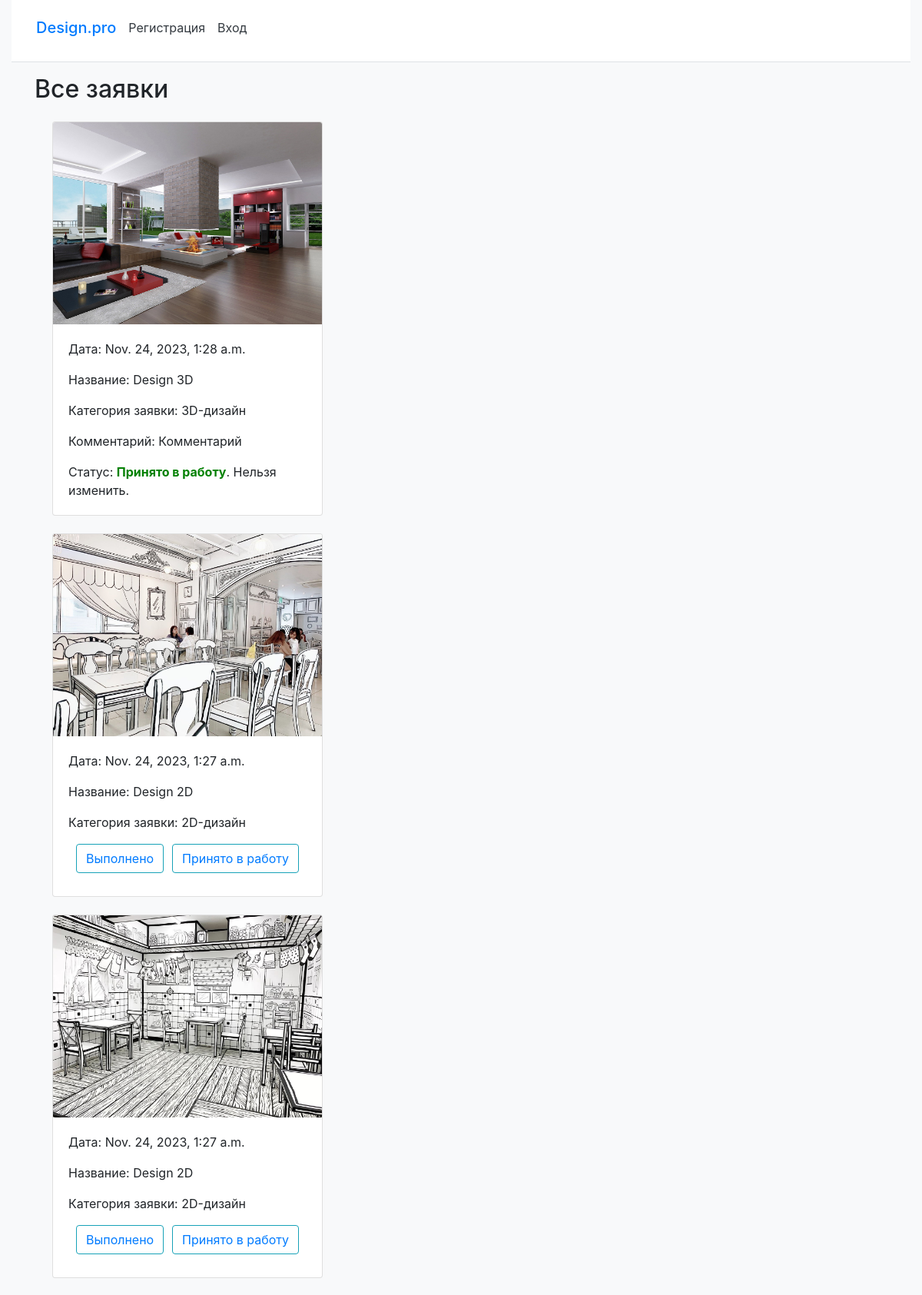
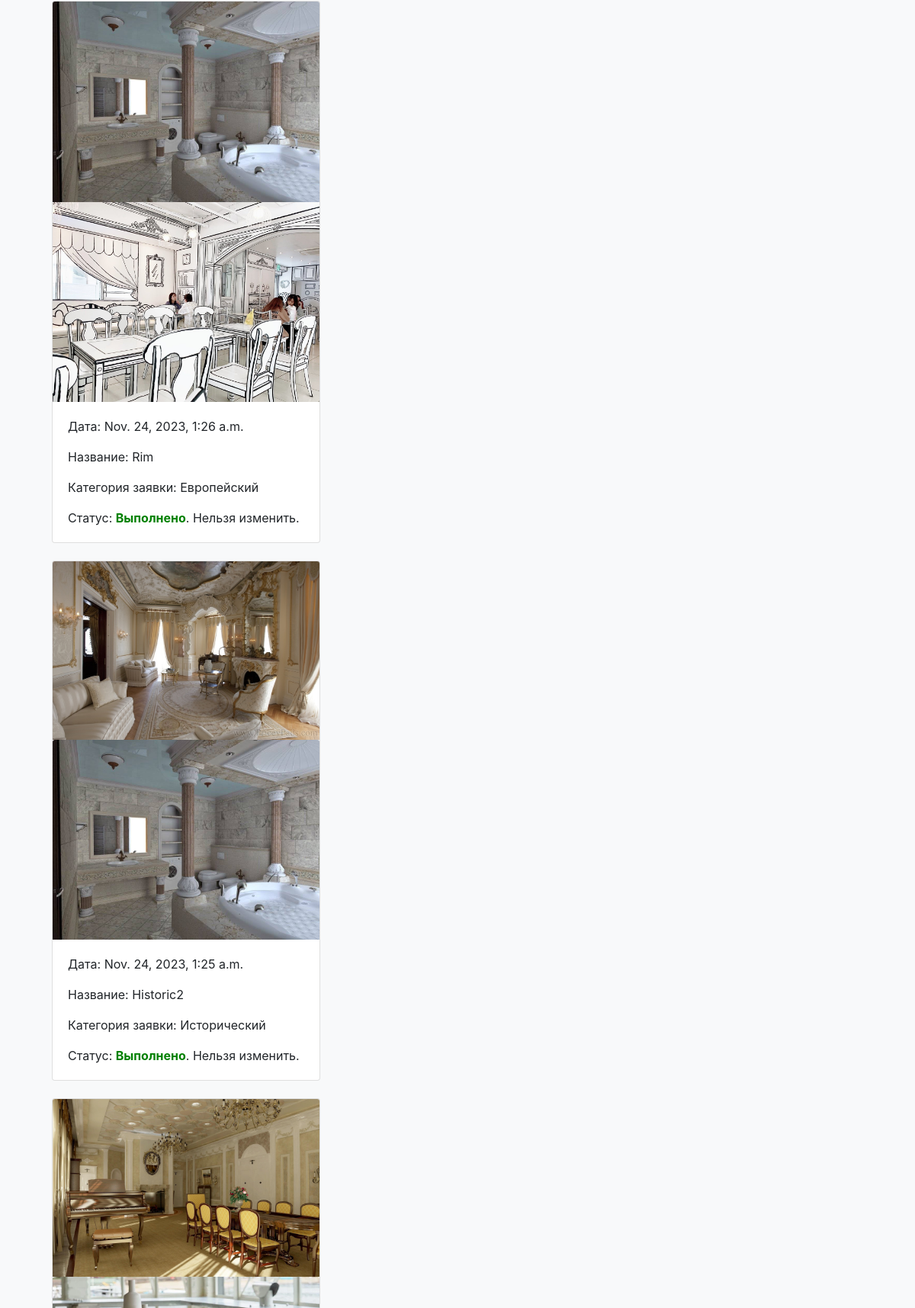
The page /requests/all/ (upper part) on the database its author committed (2 pictures, top to bottom).
### serv/models.py (models this page shows, shortened)
class DesignRequest(models.Model):
    timestamp = models.DateTimeField(auto_now_add=True)
    title = models.CharField(max_length=255)
    category = models.ForeignKey('Category', on_delete=models.CASCADE, null=True)
    photo = models.ImageField(upload_to='design_photos/', validators=[validate_image_file_extension, FileExtensionValidator(['bmp', 'jpg', 'jpeg', 'png'], message='Allowed datatypes: bmp, jpg, jpeg, png')])
    image_design = models.ImageField(upload_to='image_designs/', validators=[validate_image_file_extension, FileExtensionValidator(['bmp', 'jpg', 'jpeg', 'png'], message='Allowed datatypes: bmp, jpg, jpeg, png')], blank=True)
    desc = models.CharField(max_length=3000)
    choices = (
        ('Новый', 'Новый'),
        ('Принято в работу', 'Принято в работу'),
        ('Выполнено', 'Выполнено'),
    )
    status = models.CharField(max_length=20, choices=choices, default='Новый', blank=True)
    comment = models.TextField(max_length=3000, help_text='Введите произвольный комментарий', blank=True)
    user = models.ForeignKey('ServUser', on_delete=models.CASCADE, null=False)
    class Meta:
        ordering = ['-timestamp']

class Category(models.Model):
    category_title = models.CharField(max_length=200, unique=True, help_text='Напишите категорию для дизайна интерьера')
    def __str__(self):
        return self.category_title

### serv/views.py (the view)
# urls.py: path('requests/all/', all_requests, name='all_requests'),
def all_requests(request):
    design_requests = DesignRequest.objects.all()
    return render(request, 'admin/all_requests.html', {'design_requests': design_requests})

### serv/templates/admin/all_requests.html (shortened to what this page needs)
{% extends "layout/basic.html" %}
{% block content %}
  <h2>Все заявки</h2>
  {% for request in design_requests %}
    <div class="card" style="width: 22rem; margin: 23px;">
        <img src="{{ request.photo.url }}" alt="{{ design_request.title }}" class="card-img-top">
      {% if request.image_design %}
          <img src="{{ request.image_design.url }}" class="card-img-top">
      {% endif %}
      <div class="card-body">
        <p class="card-text">Дата: {{ request.timestamp }}</p>
        <p class="card-text">Название: {{ request.title }}</p>
        <p class="card-text">Категория заявки: {{ request.category }}</p>
        {% if request.comment %}
          <p class="card-text">Комментарий: {{ request.comment }}</p>
        {% endif %}
        {% if request.status == 'Новый' %}
        <div style="display: flex; margin: 10px; justify-content: space-between;">
          <button type="button" class="btn btn-outline-info">
                <a href="{% url 'serv:change_status_to_done' id=request.id %}">Выполнено</a>
          </button>
          <button type="button" class="btn btn-outline-info">
                <a href="{% url 'serv:change_status_to_completed' id=request.id %}">Принято в работу</a>
          </button>
        </div>
        {% elif request.status == 'Выполнено' or request.status == 'Принято в работу' %}
        <p class="card-text">Статус: <strong style="color: green;">{{ request.status }}</strong>. Нельзя изменить.</p>
        {% endif %}
      </div>
    </div>
  {% empty %}
    <p>Нет доступных заявок</p>
  {% endfor %}
{% endblock %}

### rows shown on the page
DesignRequest: photo (picture), timestamp "Nov. 24, 2023, 1:28 a.m.", title "Design 3D", category "3D-дизайн", comment "Комментарий", status "Принято в работу"
DesignRequest: photo (picture), timestamp "Nov. 24, 2023, 1:27 a.m.", title "Design 2D", category "2D-дизайн", status "Выполнено"
DesignRequest: photo (picture), timestamp "Nov. 24, 2023, 1:27 a.m.", title "Design 2D", category "2D-дизайн", status "Выполнено"
DesignRequest: photo (picture), image_design (picture), timestamp "Nov. 24, 2023, 1:26 a.m.", title "Rim", category "Европейский", status "Выполнено"
DesignRequest: photo (picture), image_design (picture), timestamp "Nov. 24, 2023, 1:25 a.m.", title "Historic2", category "Исторический", status "Выполнено"
DesignRequest: photo (picture), image_design (picture)
